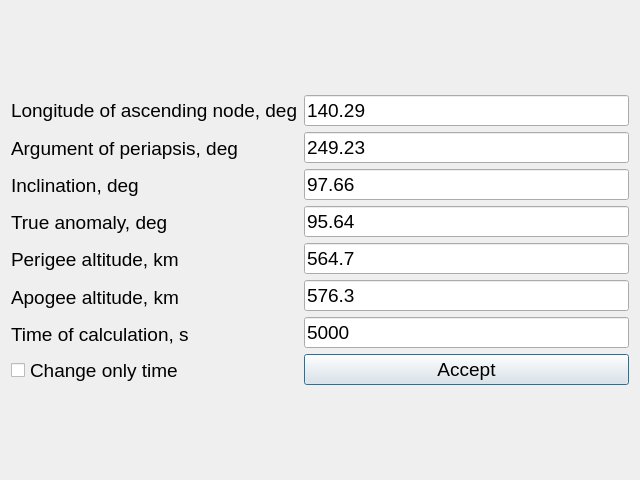
<?xml version="1.0" encoding="UTF-8"?>
<ui version="4.0">
 <class>Options</class>
 <widget class="QDialog" name="Options">
  <property name="geometry">
   <rect>
    <x>0</x>
    <y>0</y>
    <width>640</width>
    <height>480</height>
   </rect>
  </property>
  <property name="font">
   <font>
    <pointsize>13</pointsize>
   </font>
  </property>
  <property name="windowTitle">
   <string>Dialog</string>
  </property>
  <layout class="QGridLayout" name="gridLayout_3">
   <item row="0" column="1">
    <layout class="QGridLayout" name="gridLayout_2">
     <item row="0" column="0">
      <layout class="QVBoxLayout" name="inputLayaut">
       <item>
        <widget class="QLineEdit" name="longitudeOfAscendine">
         <property name="font">
          <font>
           <pointsize>14</pointsize>
          </font>
         </property>
         <property name="text">
          <string>140.29</string>
         </property>
        </widget>
       </item>
       <item>
        <widget class="QLineEdit" name="argumentOfpereparis">
         <property name="font">
          <font>
           <pointsize>14</pointsize>
          </font>
         </property>
         <property name="text">
          <string>249.23</string>
         </property>
        </widget>
       </item>
       <item>
        <widget class="QLineEdit" name="inc">
         <property name="font">
          <font>
           <pointsize>14</pointsize>
          </font>
         </property>
         <property name="text">
          <string>97.66</string>
         </property>
        </widget>
       </item>
       <item>
        <widget class="QLineEdit" name="trueAnomaly">
         <property name="font">
          <font>
           <pointsize>14</pointsize>
          </font>
         </property>
         <property name="text">
          <string>95.64</string>
         </property>
        </widget>
       </item>
       <item>
        <widget class="QLineEdit" name="perigeeAltiude">
         <property name="font">
          <font>
           <pointsize>14</pointsize>
          </font>
         </property>
         <property name="text">
          <string>564.7</string>
         </property>
        </widget>
       </item>
       <item>
        <widget class="QLineEdit" name="apogeeAltiude">
         <property name="font">
          <font>
           <pointsize>14</pointsize>
          </font>
         </property>
         <property name="text">
          <string>576.3</string>
         </property>
        </widget>
       </item>
       <item>
        <widget class="QLineEdit" name="timeOfcalculation">
         <property name="font">
          <font>
           <pointsize>14</pointsize>
          </font>
         </property>
         <property name="text">
          <string>5000</string>
         </property>
        </widget>
       </item>
      </layout>
     </item>
     <item row="1" column="0">
      <widget class="QPushButton" name="Accept">
       <property name="font">
        <font>
         <pointsize>14</pointsize>
        </font>
       </property>
       <property name="text">
        <string>Accept</string>
       </property>
      </widget>
     </item>
    </layout>
   </item>
   <item row="0" column="0">
    <layout class="QGridLayout" name="gridLayout">
     <item row="0" column="0">
      <layout class="QVBoxLayout" name="verticalLayout">
       <item>
        <widget class="QLabel" name="label_2">
         <property name="font">
          <font>
           <pointsize>14</pointsize>
          </font>
         </property>
         <property name="text">
          <string>Longitude of ascending node, deg</string>
         </property>
        </widget>
       </item>
       <item>
        <widget class="QLabel" name="label_3">
         <property name="font">
          <font>
           <pointsize>14</pointsize>
          </font>
         </property>
         <property name="text">
          <string>Argument of periapsis, deg</string>
         </property>
        </widget>
       </item>
       <item>
        <widget class="QLabel" name="label">
         <property name="font">
          <font>
           <pointsize>14</pointsize>
           <italic>false</italic>
           <bold>false</bold>
           <underline>false</underline>
           <strikeout>false</strikeout>
          </font>
         </property>
         <property name="text">
          <string>Inclination, deg</string>
         </property>
        </widget>
       </item>
       <item>
        <widget class="QLabel" name="label_4">
         <property name="font">
          <font>
           <pointsize>14</pointsize>
          </font>
         </property>
         <property name="text">
          <string>True anomaly, deg</string>
         </property>
        </widget>
       </item>
       <item>
        <widget class="QLabel" name="label_5">
         <property name="font">
          <font>
           <pointsize>14</pointsize>
          </font>
         </property>
         <property name="text">
          <string>Perigee altitude, km</string>
         </property>
        </widget>
       </item>
       <item>
        <widget class="QLabel" name="label_6">
         <property name="font">
          <font>
           <pointsize>14</pointsize>
          </font>
         </property>
         <property name="text">
          <string>Apogee altitude, km</string>
         </property>
        </widget>
       </item>
       <item>
        <widget class="QLabel" name="label_7">
         <property name="font">
          <font>
           <pointsize>14</pointsize>
          </font>
         </property>
         <property name="text">
          <string>Time of calculation, s</string>
         </property>
        </widget>
       </item>
      </layout>
     </item>
     <item row="1" column="0">
      <widget class="QCheckBox" name="checkBox">
       <property name="font">
        <font>
         <pointsize>14</pointsize>
        </font>
       </property>
       <property name="acceptDrops">
        <bool>false</bool>
       </property>
       <property name="text">
        <string>Change only time</string>
       </property>
      </widget>
     </item>
    </layout>
   </item>
  </layout>
 </widget>
 <resources/>
 <connections/>
</ui>
